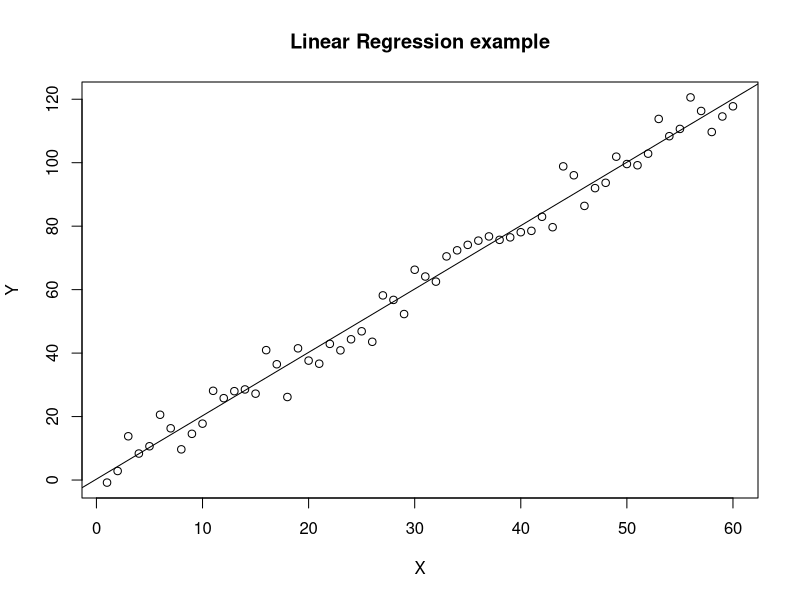

The R source for this figure:
# Linear Regression
set.seed(123)

x <- 1:60
y <- 2 * x + rnorm(50, mean = 0, sd = 5)
linear_data <- data.frame(x = x, y = y)

head(linear_data)
summary(linear_data)

lmodel <- lm(y ~ x, data = linear_data)
summary(lmodel)

plot(linear_data$x, linear_data$y, main = "Linear Regression example", xlab = "X", ylab = "Y")
abline(lmodel, color="blue")


# Logistic regression
